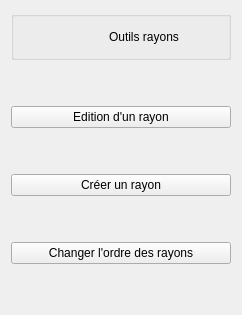
      <widget class="QWidget" name="page_OutilsRayons">
       <layout class="QGridLayout" name="gridLayout_4">
        <item row="4" column="0">
         <widget class="QPushButton" name="pushButtonOutilsRayonNouveauCreerCategorie">
          <property name="text">
           <string>Créer un rayon</string>
          </property>
          <property name="icon">
           <iconset resource="images.qrc">
            <normaloff>:/images/nouveau-document-icone-5946-96.png</normaloff>:/images/nouveau-document-icone-5946-96.png</iconset>
          </property>
          <property name="iconSize">
           <size>
            <width>100</width>
            <height>150</height>
           </size>
          </property>
          <property name="flat">
           <bool>false</bool>
          </property>
         </widget>
        </item>
        <item row="0" column="0">
         <widget class="QGroupBox" name="groupBox_20">
          <property name="title">
           <string/>
          </property>
          <layout class="QGridLayout" name="gridLayout_34">
           <item row="1" column="3">
            <spacer name="horizontalSpacer_29">
             <property name="orientation">
              <enum>Qt::Horizontal</enum>
             </property>
             <property name="sizeHint" stdset="0">
              <size>
               <width>40</width>
               <height>20</height>
              </size>
             </property>
            </spacer>
           </item>
           <item row="1" column="1">
            <spacer name="horizontalSpacer_30">
             <property name="orientation">
              <enum>Qt::Horizontal</enum>
             </property>
             <property name="sizeHint" stdset="0">
              <size>
               <width>40</width>
               <height>20</height>
              </size>
             </property>
            </spacer>
           </item>
           <item row="1" column="0">
            <widget class="QPushButton" name="pushButtonOutilsRayonRetour">
             <property name="text">
              <string/>
             </property>
             <property name="icon">
              <iconset resource="images.qrc">
               <normaloff>:/images/arrow-icone-5494-48.png</normaloff>:/images/arrow-icone-5494-48.png</iconset>
             </property>
             <property name="iconSize">
              <size>
               <width>48</width>
               <height>48</height>
              </size>
             </property>
             <property name="flat">
              <bool>true</bool>
             </property>
            </widget>
           </item>
           <item row="1" column="2">
            <widget class="QLabel" name="label_21">
             <property name="styleSheet">
              <string notr="true">font: 75 15pt &quot;DejaVu Sans&quot;;</string>
             </property>
             <property name="text">
              <string>Outils rayons</string>
             </property>
            </widget>
           </item>
          </layout>
         </widget>
        </item>
        <item row="5" column="0">
         <spacer name="verticalSpacer_8">
          <property name="orientation">
           <enum>Qt::Vertical</enum>
          </property>
          <property name="sizeHint" stdset="0">
           <size>
            <width>20</width>
            <height>40</height>
           </size>
          </property>
         </spacer>
        </item>
        <item row="2" column="0">
         <widget class="QPushButton" name="pushButtonOutilsRayonModifierRayon">
          <property name="text">
           <string>Edition d'un rayon</string>
          </property>
          <property name="icon">
           <iconset resource="images.qrc">
            <normaloff>:/images/edit-un-stylo-ecrire-icone-9494-48.png</normaloff>:/images/edit-un-stylo-ecrire-icone-9494-48.png</iconset>
          </property>
          <property name="iconSize">
           <size>
            <width>100</width>
            <height>150</height>
           </size>
          </property>
         </widget>
        </item>
        <item row="3" column="0">
         <spacer name="verticalSpacer_7">
          <property name="orientation">
           <enum>Qt::Vertical</enum>
          </property>
          <property name="sizeHint" stdset="0">
           <size>
            <width>20</width>
            <height>40</height>
           </size>
          </property>
         </spacer>
        </item>
        <item row="6" column="0">
         <widget class="QPushButton" name="pushButtonOutilsRayonOrdreRayon">
          <property name="text">
           <string>Changer l'ordre des rayons</string>
          </property>
          <property name="icon">
           <iconset resource="images.qrc">
            <normaloff>:/images/edit-un-stylo-ecrire-icone-9494-48.png</normaloff>:/images/edit-un-stylo-ecrire-icone-9494-48.png</iconset>
          </property>
          <property name="iconSize">
           <size>
            <width>100</width>
            <height>150</height>
           </size>
          </property>
          <property name="flat">
           <bool>false</bool>
          </property>
         </widget>
        </item>
        <item row="7" column="0">
         <spacer name="verticalSpacer_9">
          <property name="orientation">
           <enum>Qt::Vertical</enum>
          </property>
          <property name="sizeHint" stdset="0">
           <size>
            <width>20</width>
            <height>40</height>
           </size>
          </property>
         </spacer>
        </item>
        <item row="1" column="0">
         <spacer name="verticalSpacer_10">
          <property name="orientation">
           <enum>Qt::Vertical</enum>
          </property>
          <property name="sizeHint" stdset="0">
           <size>
            <width>20</width>
            <height>40</height>
           </size>
          </property>
         </spacer>
        </item>
       </layout>
      </widget>
